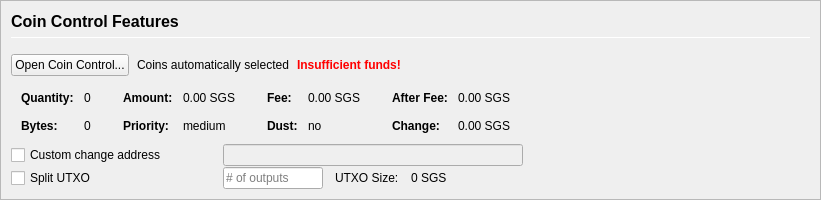
         <widget class="QFrame" name="frameCoinControl">
          <property name="sizePolicy">
           <sizepolicy hsizetype="Expanding" vsizetype="Expanding">
            <horstretch>0</horstretch>
            <verstretch>0</verstretch>
           </sizepolicy>
          </property>
          <property name="maximumSize">
           <size>
            <width>16777215</width>
            <height>16777215</height>
           </size>
          </property>
          <property name="frameShape">
           <enum>QFrame::StyledPanel</enum>
          </property>
          <property name="frameShadow">
           <enum>QFrame::Sunken</enum>
          </property>
          <layout class="QVBoxLayout" name="verticalLayoutCoinControl2">
           <property name="spacing">
            <number>0</number>
           </property>
           <property name="leftMargin">
            <number>0</number>
           </property>
           <property name="topMargin">
            <number>0</number>
           </property>
           <property name="rightMargin">
            <number>0</number>
           </property>
           <property name="bottomMargin">
            <number>0</number>
           </property>
           <item>
            <widget class="QFrame" name="frameCoinControl_BG">
             <layout class="QVBoxLayout" name="verticalLayoutCoinControl" stretch="0,0,0,0,0,0">
              <property name="spacing">
               <number>1</number>
              </property>
              <property name="leftMargin">
               <number>10</number>
              </property>
              <property name="topMargin">
               <number>10</number>
              </property>
              <item>
               <layout class="QHBoxLayout" name="horizontalLayoutCoinControl1">
                <property name="bottomMargin">
                 <number>15</number>
                </property>
                <item>
                 <layout class="QVBoxLayout" name="verticalLayout_3">
                  <property name="spacing">
                   <number>6</number>
                  </property>
                  <item>
                   <widget class="QLabel" name="labelCoinControlFeatures">
                    <property name="sizePolicy">
                     <sizepolicy hsizetype="Preferred" vsizetype="Maximum">
                      <horstretch>0</horstretch>
                      <verstretch>0</verstretch>
                     </sizepolicy>
                    </property>
                    <property name="minimumSize">
                     <size>
                      <width>0</width>
                      <height>20</height>
                     </size>
                    </property>
                    <property name="font">
                     <font>
                      <pointsize>12</pointsize>
                      <weight>75</weight>
                      <bold>true</bold>
                     </font>
                    </property>
                    <property name="styleSheet">
                     <string notr="true">font-weight:bold;</string>
                    </property>
                    <property name="text">
                     <string>Coin Control Features</string>
                    </property>
                   </widget>
                  </item>
                  <item>
                   <widget class="Line" name="line">
                    <property name="minimumSize">
                     <size>
                      <width>0</width>
                      <height>1</height>
                     </size>
                    </property>
                    <property name="maximumSize">
                     <size>
                      <width>16777215</width>
                      <height>1</height>
                     </size>
                    </property>
                    <property name="orientation">
                     <enum>Qt::Horizontal</enum>
                    </property>
                   </widget>
                  </item>
                 </layout>
                </item>
               </layout>
              </item>
              <item>
               <layout class="QHBoxLayout" name="horizontalLayoutCoinControl2" stretch="0,0,0,0">
                <property name="spacing">
                 <number>8</number>
                </property>
                <property name="bottomMargin">
                 <number>10</number>
                </property>
                <item>
                 <widget class="QPushButton" name="pushButtonCoinControl">
                  <property name="styleSheet">
                   <string notr="true"/>
                  </property>
                  <property name="text">
                   <string>Open Coin Control...</string>
                  </property>
                  <property name="autoDefault">
                   <bool>false</bool>
                  </property>
                 </widget>
                </item>
                <item>
                 <widget class="QLabel" name="labelCoinControlAutomaticallySelected">
                  <property name="text">
                   <string>Coins automatically selected</string>
                  </property>
                  <property name="margin">
                   <number>5</number>
                  </property>
                 </widget>
                </item>
                <item>
                 <widget class="QLabel" name="labelCoinControlInsuffFunds">
                  <property name="font">
                   <font>
                    <weight>75</weight>
                    <bold>true</bold>
                   </font>
                  </property>
                  <property name="styleSheet">
                   <string notr="true">color:red;font-weight:bold;</string>
                  </property>
                  <property name="text">
                   <string>Insufficient funds!</string>
                  </property>
                  <property name="margin">
                   <number>5</number>
                  </property>
                 </widget>
                </item>
                <item>
                 <spacer name="horizontalSpacerCoinControl">
                  <property name="orientation">
                   <enum>Qt::Horizontal</enum>
                  </property>
                  <property name="sizeHint" stdset="0">
                   <size>
                    <width>40</width>
                    <height>1</height>
                   </size>
                  </property>
                 </spacer>
                </item>
               </layout>
              </item>
              <item>
               <widget class="QWidget" name="widgetCoinControl" native="true">
                <property name="sizePolicy">
                 <sizepolicy hsizetype="Preferred" vsizetype="Preferred">
                  <horstretch>0</horstretch>
                  <verstretch>0</verstretch>
                 </sizepolicy>
                </property>
                <property name="minimumSize">
                 <size>
                  <width>0</width>
                  <height>0</height>
                 </size>
                </property>
                <property name="styleSheet">
                 <string notr="true"/>
                </property>
                <layout class="QHBoxLayout" name="horizontalLayoutCoinControl5">
                 <property name="leftMargin">
                  <number>0</number>
                 </property>
                 <property name="topMargin">
                  <number>0</number>
                 </property>
                 <property name="rightMargin">
                  <number>0</number>
                 </property>
                 <property name="bottomMargin">
                  <number>0</number>
                 </property>
                 <item>
                  <layout class="QHBoxLayout" name="horizontalLayoutCoinControl3" stretch="0,0,0,1">
                   <property name="spacing">
                    <number>20</number>
                   </property>
                   <property name="topMargin">
                    <number>0</number>
                   </property>
                   <property name="bottomMargin">
                    <number>10</number>
                   </property>
                   <item>
                    <layout class="QFormLayout" name="formLayoutCoinControl1">
                     <property name="horizontalSpacing">
                      <number>10</number>
                     </property>
                     <property name="verticalSpacing">
                      <number>14</number>
                     </property>
                     <property name="leftMargin">
                      <number>10</number>
                     </property>
                     <property name="topMargin">
                      <number>4</number>
                     </property>
                     <property name="rightMargin">
                      <number>6</number>
                     </property>
                     <item row="0" column="0">
                      <widget class="QLabel" name="labelCoinControlQuantityText">
                       <property name="font">
                        <font>
                         <weight>75</weight>
                         <bold>true</bold>
                        </font>
                       </property>
                       <property name="text">
                        <string>Quantity:</string>
                       </property>
                       <property name="margin">
                        <number>0</number>
                       </property>
                      </widget>
                     </item>
                     <item row="0" column="1">
                      <widget class="QLabel" name="labelCoinControlQuantity">
                       <property name="cursor">
                        <cursorShape>IBeamCursor</cursorShape>
                       </property>
                       <property name="contextMenuPolicy">
                        <enum>Qt::ActionsContextMenu</enum>
                       </property>
                       <property name="text">
                        <string notr="true">0</string>
                       </property>
                       <property name="margin">
                        <number>0</number>
                       </property>
                       <property name="textInteractionFlags">
                        <set>Qt::LinksAccessibleByMouse|Qt::TextSelectableByKeyboard|Qt::TextSelectableByMouse</set>
                       </property>
                      </widget>
                     </item>
                     <item row="1" column="0">
                      <widget class="QLabel" name="labelCoinControlBytesText">
                       <property name="font">
                        <font>
                         <weight>75</weight>
                         <bold>true</bold>
                        </font>
                       </property>
                       <property name="text">
                        <string>Bytes:</string>
                       </property>
                      </widget>
                     </item>
                     <item row="1" column="1">
                      <widget class="QLabel" name="labelCoinControlBytes">
                       <property name="cursor">
                        <cursorShape>IBeamCursor</cursorShape>
                       </property>
                       <property name="contextMenuPolicy">
                        <enum>Qt::ActionsContextMenu</enum>
                       </property>
                       <property name="text">
                        <string notr="true">0</string>
                       </property>
                       <property name="textInteractionFlags">
                        <set>Qt::LinksAccessibleByMouse|Qt::TextSelectableByKeyboard|Qt::TextSelectableByMouse</set>
                       </property>
                      </widget>
                     </item>
                    </layout>
                   </item>
                   <item>
                    <layout class="QFormLayout" name="formLayoutCoinControl2">
                     <property name="horizontalSpacing">
                      <number>10</number>
                     </property>
                     <property name="verticalSpacing">
                      <number>14</number>
                     </property>
                     <property name="leftMargin">
                      <number>6</number>
                     </property>
                     <property name="topMargin">
                      <number>4</number>
                     </property>
                     <property name="rightMargin">
                      <number>6</number>
                     </property>
                     <item row="0" column="0">
                      <widget class="QLabel" name="labelCoinControlAmountText">
                       <property name="font">
                        <font>
                         <weight>75</weight>
                         <bold>true</bold>
                        </font>
                       </property>
                       <property name="text">
                        <string>Amount:</string>
                       </property>
                       <property name="margin">
                        <number>0</number>
                       </property>
                      </widget>
                     </item>
                     <item row="0" column="1">
                      <widget class="QLabel" name="labelCoinControlAmount">
                       <property name="cursor">
                        <cursorShape>IBeamCursor</cursorShape>
                       </property>
                       <property name="contextMenuPolicy">
                        <enum>Qt::ActionsContextMenu</enum>
                       </property>
                       <property name="text">
                        <string notr="true">0.00 SGS</string>
                       </property>
                       <property name="textInteractionFlags">
                        <set>Qt::LinksAccessibleByMouse|Qt::TextSelectableByKeyboard|Qt::TextSelectableByMouse</set>
                       </property>
                      </widget>
                     </item>
                     <item row="1" column="0">
                      <widget class="QLabel" name="labelCoinControlPriorityText">
                       <property name="font">
                        <font>
                         <weight>75</weight>
                         <bold>true</bold>
                        </font>
                       </property>
                       <property name="text">
                        <string>Priority:</string>
                       </property>
                      </widget>
                     </item>
                     <item row="1" column="1">
                      <widget class="QLabel" name="labelCoinControlPriority">
                       <property name="cursor">
                        <cursorShape>IBeamCursor</cursorShape>
                       </property>
                       <property name="contextMenuPolicy">
                        <enum>Qt::ActionsContextMenu</enum>
                       </property>
                       <property name="text">
                        <string>medium</string>
                       </property>
                       <property name="textInteractionFlags">
                        <set>Qt::LinksAccessibleByMouse|Qt::TextSelectableByKeyboard|Qt::TextSelectableByMouse</set>
                       </property>
                      </widget>
                     </item>
                    </layout>
                   </item>
                   <item>
                    <layout class="QFormLayout" name="formLayoutCoinControl3">
                     <property name="horizontalSpacing">
                      <number>10</number>
                     </property>
                     <property name="verticalSpacing">
                      <number>14</number>
                     </property>
                     <property name="leftMargin">
                      <number>6</number>
                     </property>
                     <property name="topMargin">
                      <number>4</number>
                     </property>
                     <property name="rightMargin">
                      <number>6</number>
                     </property>
                     <item row="0" column="0">
                      <widget class="QLabel" name="labelCoinControlFeeText">
                       <property name="font">
                        <font>
                         <weight>75</weight>
                         <bold>true</bold>
                        </font>
                       </property>
                       <property name="text">
                        <string>Fee:</string>
                       </property>
                       <property name="margin">
                        <number>0</number>
                       </property>
                      </widget>
                     </item>
                     <item row="0" column="1">
                      <widget class="QLabel" name="labelCoinControlFee">
                       <property name="cursor">
                        <cursorShape>IBeamCursor</cursorShape>
                       </property>
                       <property name="contextMenuPolicy">
                        <enum>Qt::ActionsContextMenu</enum>
                       </property>
                       <property name="text">
                        <string notr="true">0.00 SGS</string>
                       </property>
                       <property name="textInteractionFlags">
                        <set>Qt::LinksAccessibleByMouse|Qt::TextSelectableByKeyboard|Qt::TextSelectableByMouse</set>
                       </property>
                      </widget>
                     </item>
                     <item row="1" column="0">
                      <widget class="QLabel" name="labelCoinControlLowOutputText">
                       <property name="font">
                        <font>
                         <weight>75</weight>
                         <bold>true</bold>
                        </font>
                       </property>
                       <property name="text">
                        <string>Dust:</string>
                       </property>
                      </widget>
                     </item>
                     <item row="1" column="1">
                      <widget class="QLabel" name="labelCoinControlLowOutput">
                       <property name="cursor">
                        <cursorShape>IBeamCursor</cursorShape>
                       </property>
                       <property name="contextMenuPolicy">
                        <enum>Qt::ActionsContextMenu</enum>
                       </property>
                       <property name="text">
                        <string>no</string>
                       </property>
                       <property name="textInteractionFlags">
                        <set>Qt::LinksAccessibleByMouse|Qt::TextSelectableByKeyboard|Qt::TextSelectableByMouse</set>
                       </property>
                      </widget>
                     </item>
                    </layout>
                   </item>
                   <item>
                    <layout class="QFormLayout" name="formLayoutCoinControl4">
                     <property name="horizontalSpacing">
                      <number>10</number>
                     </property>
                     <property name="verticalSpacing">
                      <number>14</number>
                     </property>
                     <property name="leftMargin">
                      <number>6</number>
                     </property>
                     <property name="topMargin">
                      <number>4</number>
                     </property>
                     <property name="rightMargin">
                      <number>6</number>
                     </property>
                     <item row="0" column="0">
                      <widget class="QLabel" name="labelCoinControlAfterFeeText">
                       <property name="font">
                        <font>
                         <weight>75</weight>
                         <bold>true</bold>
                        </font>
                       </property>
                       <property name="text">
                        <string>After Fee:</string>
                       </property>
                       <property name="margin">
                        <number>0</number>
                       </property>
                      </widget>
                     </item>
                     <item row="0" column="1">
                      <widget class="QLabel" name="labelCoinControlAfterFee">
                       <property name="cursor">
                        <cursorShape>IBeamCursor</cursorShape>
                       </property>
                       <property name="contextMenuPolicy">
                        <enum>Qt::ActionsContextMenu</enum>
                       </property>
                       <property name="text">
                        <string notr="true">0.00 SGS</string>
                       </property>
                       <property name="textInteractionFlags">
                        <set>Qt::LinksAccessibleByMouse|Qt::TextSelectableByKeyboard|Qt::TextSelectableByMouse</set>
                       </property>
                      </widget>
                     </item>
                     <item row="1" column="0">
                      <widget class="QLabel" name="labelCoinControlChangeText">
                       <property name="font">
                        <font>
                         <weight>75</weight>
                         <bold>true</bold>
                        </font>
                       </property>
                       <property name="text">
                        <string>Change:</string>
                       </property>
                      </widget>
                     </item>
                     <item row="1" column="1">
                      <widget class="QLabel" name="labelCoinControlChange">
                       <property name="cursor">
                        <cursorShape>IBeamCursor</cursorShape>
                       </property>
                       <property name="contextMenuPolicy">
                        <enum>Qt::ActionsContextMenu</enum>
                       </property>
                       <property name="text">
                        <string notr="true">0.00 SGS</string>
                       </property>
                       <property name="textInteractionFlags">
                        <set>Qt::LinksAccessibleByMouse|Qt::TextSelectableByKeyboard|Qt::TextSelectableByMouse</set>
                       </property>
                      </widget>
                     </item>
                    </layout>
                   </item>
                  </layout>
                 </item>
                </layout>
               </widget>
              </item>
              <item>
               <layout class="QHBoxLayout" name="horizontalLayoutCoinControl4">
                <property name="spacing">
                 <number>12</number>
                </property>
                <property name="sizeConstraint">
                 <enum>QLayout::SetDefaultConstraint</enum>
                </property>
                <property name="topMargin">
                 <number>0</number>
                </property>
                <property name="rightMargin">
                 <number>0</number>
                </property>
                <item>
                 <widget class="QCheckBox" name="checkBoxCoinControlChange">
                  <property name="sizePolicy">
                   <sizepolicy hsizetype="Preferred" vsizetype="Preferred">
                    <horstretch>0</horstretch>
                    <verstretch>0</verstretch>
                   </sizepolicy>
                  </property>
                  <property name="minimumSize">
                   <size>
                    <width>200</width>
                    <height>0</height>
                   </size>
                  </property>
                  <property name="maximumSize">
                   <size>
                    <width>200</width>
                    <height>16777215</height>
                   </size>
                  </property>
                  <property name="toolTip">
                   <string>If this is activated, but the change address is empty or invalid, change will be sent to a newly generated address.</string>
                  </property>
                  <property name="text">
                   <string>Custom change address</string>
                  </property>
                 </widget>
                </item>
                <item>
                 <widget class="QValidatedLineEdit" name="lineEditCoinControlChange">
                  <property name="enabled">
                   <bool>false</bool>
                  </property>
                  <property name="sizePolicy">
                   <sizepolicy hsizetype="Preferred" vsizetype="Preferred">
                    <horstretch>0</horstretch>
                    <verstretch>0</verstretch>
                   </sizepolicy>
                  </property>
                  <property name="minimumSize">
                   <size>
                    <width>300</width>
                    <height>0</height>
                   </size>
                  </property>
                 </widget>
                </item>
                <item>
                 <widget class="QLabel" name="labelCoinControlChangeLabel">
                  <property name="sizePolicy">
                   <sizepolicy hsizetype="Preferred" vsizetype="Preferred">
                    <horstretch>0</horstretch>
                    <verstretch>0</verstretch>
                   </sizepolicy>
                  </property>
                  <property name="minimumSize">
                   <size>
                    <width>100</width>
                    <height>0</height>
                   </size>
                  </property>
                  <property name="text">
                   <string/>
                  </property>
                  <property name="margin">
                   <number>3</number>
                  </property>
                 </widget>
                </item>
               </layout>
              </item>
              <item>
               <layout class="QHBoxLayout" name="horizontalLayoutCoinControl6">
                <property name="spacing">
                 <number>12</number>
                </property>
                <property name="rightMargin">
                 <number>0</number>
                </property>
                <item>
                 <widget class="QCheckBox" name="splitBlockCheckBox">
                  <property name="sizePolicy">
                   <sizepolicy hsizetype="Preferred" vsizetype="Preferred">
                    <horstretch>0</horstretch>
                    <verstretch>0</verstretch>
                   </sizepolicy>
                  </property>
                  <property name="minimumSize">
                   <size>
                    <width>200</width>
                    <height>0</height>
                   </size>
                  </property>
                  <property name="maximumSize">
                   <size>
                    <width>200</width>
                    <height>16777215</height>
                   </size>
                  </property>
                  <property name="text">
                   <string>Split UTXO</string>
                  </property>
                 </widget>
                </item>
                <item>
                 <widget class="QLineEdit" name="splitBlockLineEdit">
                  <property name="sizePolicy">
                   <sizepolicy hsizetype="Preferred" vsizetype="Preferred">
                    <horstretch>50</horstretch>
                    <verstretch>0</verstretch>
                   </sizepolicy>
                  </property>
                  <property name="minimumSize">
                   <size>
                    <width>100</width>
                    <height>0</height>
                   </size>
                  </property>
                  <property name="maximumSize">
                   <size>
                    <width>100</width>
                    <height>16777215</height>
                   </size>
                  </property>
                  <property name="placeholderText">
                   <string># of outputs</string>
                  </property>
                 </widget>
                </item>
                <item>
                 <widget class="QLabel" name="labelBlockSizeText">
                  <property name="text">
                   <string>UTXO Size:</string>
                  </property>
                 </widget>
                </item>
                <item>
                 <widget class="QLabel" name="labelBlockSize">
                  <property name="text">
                   <string>0 SGS</string>
                  </property>
                 </widget>
                </item>
                <item>
                 <spacer name="horizontalSpacer_7">
                  <property name="orientation">
                   <enum>Qt::Horizontal</enum>
                  </property>
                  <property name="sizeHint" stdset="0">
                   <size>
                    <width>40</width>
                    <height>20</height>
                   </size>
                  </property>
                 </spacer>
                </item>
               </layout>
              </item>
              <item>
               <spacer name="verticalSpacerCoinControl">
                <property name="orientation">
                 <enum>Qt::Vertical</enum>
                </property>
                <property name="sizeHint" stdset="0">
                 <size>
                  <width>800</width>
                  <height>1</height>
                 </size>
                </property>
               </spacer>
              </item>
             </layout>
            </widget>
           </item>
          </layout>
         </widget>
